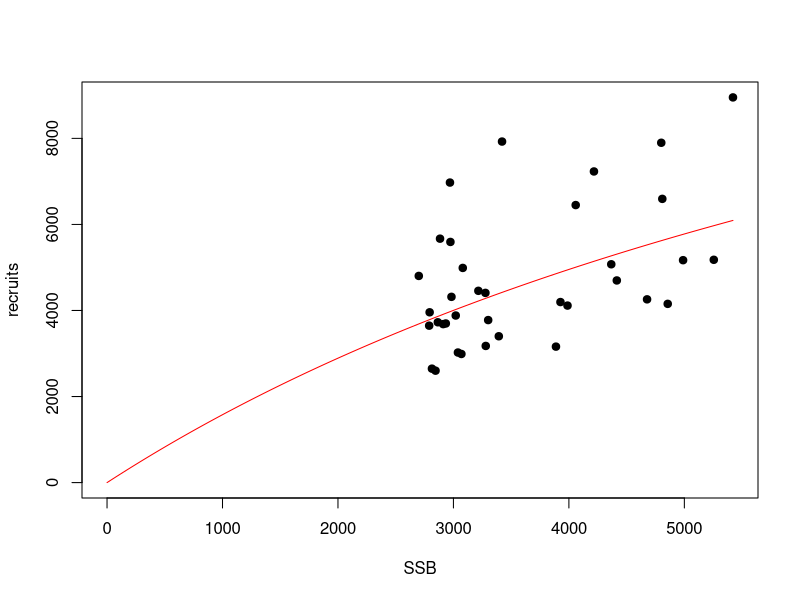
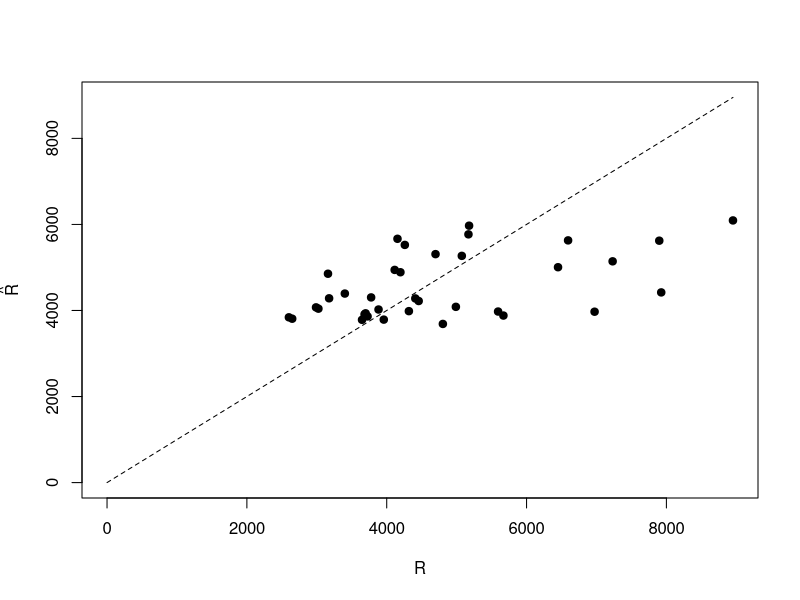
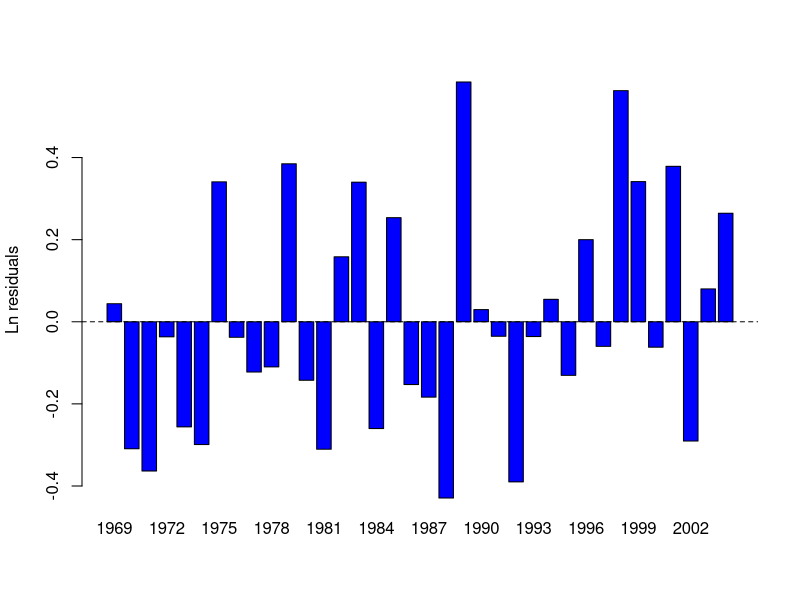
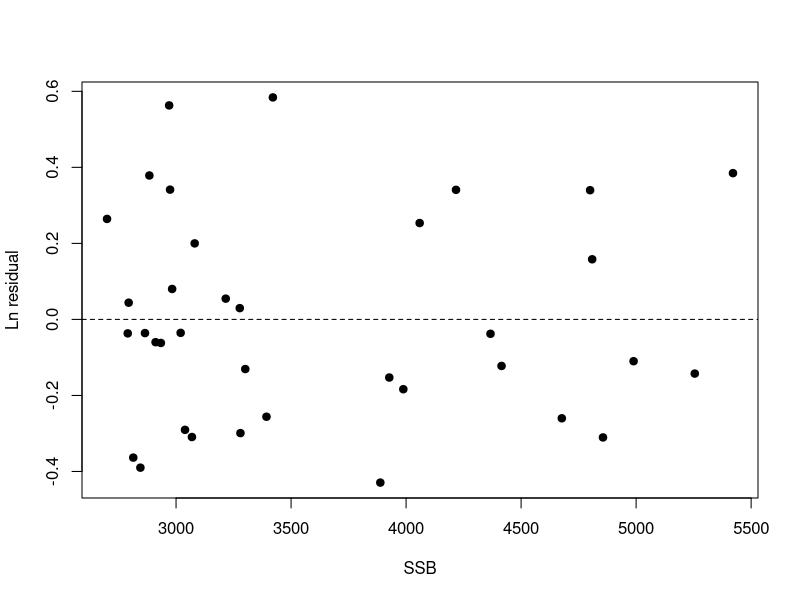

Generate these figures, in order, with R:
###############################################################################
# model_fitting assigment - B&H fit to sole
# Copyright 2003-2009 FLR Team. Distributed under the GPL 2 or later
# Maintainer: Iago Mosqueira, Cefas; Ernesto Jardim, IPIMAR
# Last update: 17/06/2011
# This script shows the steps followed to complete the assignment regarding
# fitting a S/R B&H to sole data. 
###############################################################################


# load data
sole <- read.table('sole.dat', header=T, sep='\t')
attach(sole)

# function to minimize (log-likelihood of Beverton & Holt SR model)
foo <- function(par)
  sum(log(rec / (par[1] * ssb / (par[2] + ssb)))^2)

# call optimizer
res <- optim(c(5000, 1000), foo)

# estimated values
rechat <- res$par[1] * ssb / (res$par[2] + ssb)

# log residuals
lnresid <- log(rec / rechat)

# SStot
sstot <- sum((log(rec) - mean(log(rec)))^2)

# R2
R2 <- 1 - (res$value/sstot)

# plot model fit
plot(ssb, rec, pch=19, xlab='SSB', ylab='recruits', xlim=c(0,max(ssb)),
  ylim=c(0, max(rec)))
pssb <- seq(0, max(ssb), length=200)
lines(pssb, res$par[1] * pssb / (res$par[2] + pssb), col='red')

# plot obs. vs. pred.
lim <- max(rec, rechat)
plot(rec, rechat, xlab='R', ylab=expression(hat(R)), pch=19,
  xlim=c(0, lim), ylim=c(0, lim))
lines(c(0, lim), c(0, lim), lty=2)

# plot residuals over time
barplot(lnresid, names.arg=year, ylab='Ln residuals', col='blue')
  abline(0, 0, lty=2)

# plot residuals over SSB
plot(ssb, lnresid, pch=19, xlab='SSB', ylab='Ln residual')
  abline(0, 0, lty=2)
